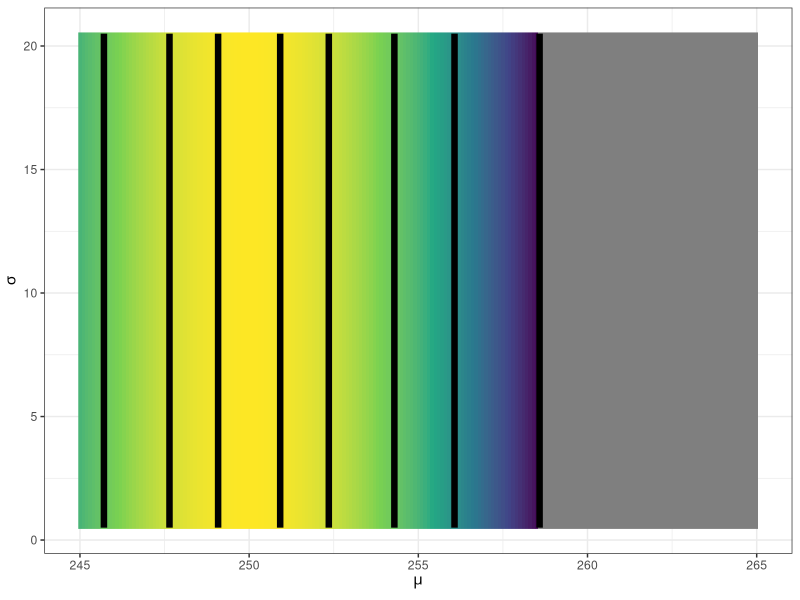
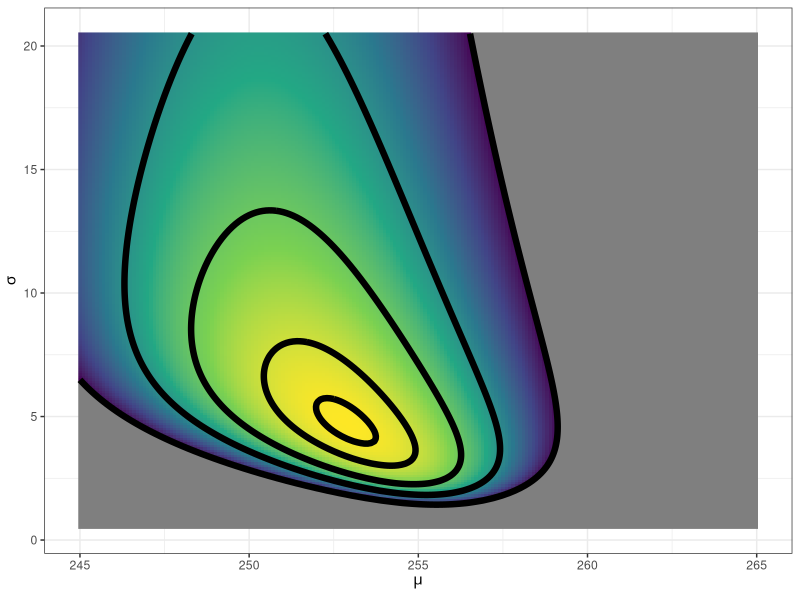

The R script that drew these images, in order:
## ---- chunk 1
knitr::opts_chunk$set(echo = TRUE)
## ---- chunk 2
library(dplyr)
library(ggplot2)
## ---- chunk 3
mu_true <- 254.5
sigma_true <- 2.5

set.seed(5001)
x <- rnorm(n = 50, mean = mu_true, sd = sigma_true)
## ---- chunk 4
my_logprior <- function(theta, my_info)
{
  # unknown mean is the first element in theta
  lik_mu <- theta[1]
  # the unkonwn noise is the second element
  lik_sigma <- theta[2]
  
  # calculate the log-prior densities
  dnorm(x = lik_mu,
        mean = my_info$mu_0,
        sd = my_info$tau_0,
        log = TRUE) + 
    dunif(x = lik_sigma,
          min = my_info$sigma_lwr,
          max = my_info$sigma_upr,
          log = TRUE)
}
## ---- chunk 5
param_grid <- expand.grid(mu = seq(245, 265, length.out = 201),
                          sigma = seq(0.5, 20.5, length.out = 201),
                          KEEP.OUT.ATTRS = FALSE,
                          stringsAsFactors = FALSE) %>% 
  as.data.frame() %>% tbl_df()
## ---- chunk 6
hyper_list <- list(
  mu_0 = 250,
  tau_0 = 2,
  sigma_lwr = 0.5,
  sigma_upr = 20.5
)

hyper_list
## ---- chunk 7
eval_logdensity <- function(mu_val, sigma_val, my_logdens, my_info)
{
  my_logdens(c(mu_val, sigma_val), my_info)
}
## ---- chunk 8
log_prior_result <- purrr::map2_dbl(param_grid$mu,
                                    param_grid$sigma,
                                    eval_logdensity,
                                    my_logdens = my_logprior,
                                    my_info = hyper_list)
## ---- chunk 9
param_grid %>% 
  mutate(log_dens = log_prior_result) %>% 
  mutate(log_dens_2 = log_dens - max(log_dens)) %>% 
  ggplot(mapping = aes(x = mu, y = sigma)) +
  geom_raster(mapping = aes(fill = log_dens_2)) +
  stat_contour(mapping = aes(z = log_dens_2),
               breaks = log(c(0.01/100, 0.01, 0.1, 0.5, 0.9)),
               size = 2.2, 
               color = "black") +
  scale_fill_viridis_c(guide = FALSE,
                       limits = log(c(0.01/100, 1.0))) +
  labs(x = expression(mu), y = expression(sigma)) +
  theme_bw()
## ---- chunk 10
my_logpost <- function(theta, my_info)
{
  # unknown mean is the first element in theta
  lik_mu <- theta[1]
  # the unkonwn noise is the second element
  lik_sigma <- theta[2]
  
  # log-likelihood
  log_lik <- sum(dnorm(x = my_info$xobs,
                       mean = lik_mu,
                       sd = lik_sigma,
                       log = TRUE))
  
  # calculate the log-prior densities
  log_prior <- dnorm(x = lik_mu,
        mean = my_info$mu_0,
        sd = my_info$tau_0,
        log = TRUE) + 
    dunif(x = lik_sigma,
          min = my_info$sigma_lwr,
          max = my_info$sigma_upr,
          log = TRUE)
  
  # add the log-lik to the log-prior
  log_lik + log_prior
}
## ---- chunk 11
info_N05 <- list(
  xobs = x[1:5],
  mu_0 = 250,
  tau_0 = 2,
  sigma_lwr = 0.5,
  sigma_upr = 20.5
)
## ---- chunk 12
log_post_result <- purrr::map2_dbl(param_grid$mu,
                                    param_grid$sigma,
                                    eval_logdensity,
                                    my_logdens = my_logpost,
                                    my_info = info_N05)
## ---- chunk 13
param_grid %>% 
  mutate(log_dens = log_post_result) %>% 
  mutate(log_dens_2 = log_dens - max(log_dens)) %>% 
  ggplot(mapping = aes(x = mu, y = sigma)) +
  geom_raster(mapping = aes(fill = log_dens_2)) +
  stat_contour(mapping = aes(z = log_dens_2),
               breaks = log(c(0.01/100, 0.01, 0.1, 0.5, 0.9)),
               size = 2.2, 
               color = "black") +
  scale_fill_viridis_c(guide = FALSE,
                       limits = log(c(0.01/100, 1.0))) +
  labs(x = expression(mu), y = expression(sigma)) +
  theme_bw()
## ---- chunk 14
map_result <- optim(c(250, 10),
                    my_logpost,
                    gr = NULL,
                    info_N05,
                    method = "BFGS",
                    hessian = TRUE,
                    control = list(fnscale = -1, maxit = 1001))

map_result
